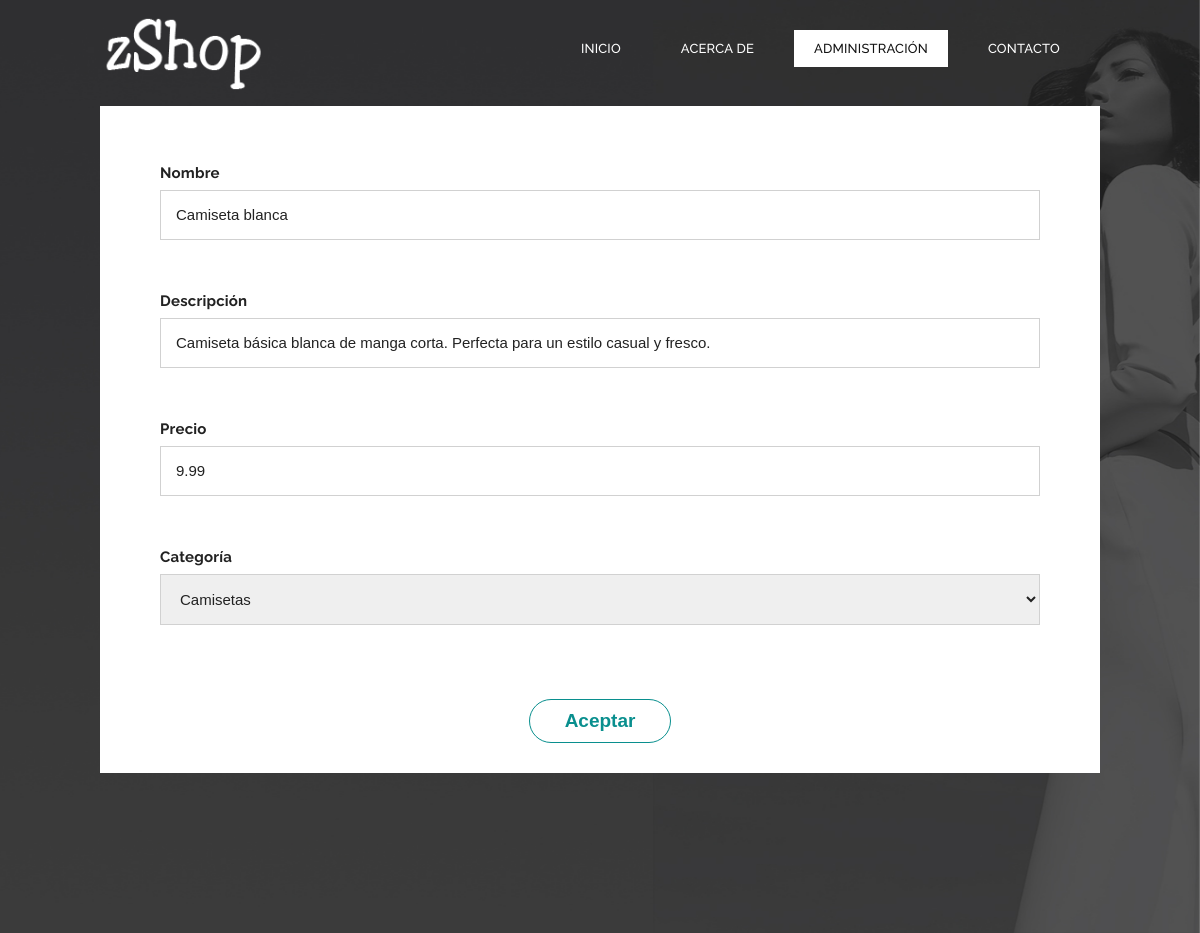
Screenshot of /proyecto/mod_productos.php?id=1&idcat=1 (signed in) with the database file from the repository.
### tables this page shows
CREATE TABLE IF NOT EXISTS `productos` (
  `id` int NOT NULL AUTO_INCREMENT,
  `idcat` int NOT NULL,
  `nombre` varchar(200) NOT NULL,
  `detalle` text NOT NULL,
  `precio` float NOT NULL,
  `fecalta` date NOT NULL,
  PRIMARY KEY (`id`),
  KEY `idcat` (`idcat`)
);

### proyecto/mod_productos.php (the view, shortened to what this page needs)
<?php
include 'config.php';
if (isset($_GET['id']) && isset($_GET['idcat'])){
    $id=filter_input(INPUT_GET,'id',FILTER_VALIDATE_INT);
}
?>
<!DOCTYPE html>
<html lang="en">
<head>
  	<link rel="stylesheet" href="css/zerogrid.css">
	<link rel="stylesheet" href="css/style.css">
    <link href="font-awesome/css/font-awesome.min.css" rel="stylesheet" type="text/css">
	<link rel="stylesheet" href="css/menu.css">
    <link rel="stylesheet" href="owlcarousel/assets/owl.carousel.min.css">
</head>
<body class="sub-page">
	<div class="wrap-body">
		<header class="main-header">
			<div class="zerogrid">
				<div class="row">
					<div class="col-1-3">
						<a class="site-branding" href="index.php">
							<img src="images/logo.png"/>
						</a>
					</div>
					<div class="col-2-3">
						<div id='cssmenu' class="align-right">
							<ul>
							   <li><a href='index.php'><span>INICIO</span></a></li>
							   <li><a href='single.html'><span>ACERCA DE</span></a></li>
							   <li class="active"><a href='login.php'><span>ADMINISTRACIÓN</span></a></li>
							   <li class='last'><a href='contact.php'><span>CONTACTO</span></a></li>
							</ul>
						</div>
					</div>
				</div>
			</div>
        </header>
	<section id="container" class="zerogrid">
		<div class="wrap-container">
			<div class="contact-form">
				<div id="contact_form">
                    <form method="post">
                        <?php
                            try {
                                $sql="SELECT * from productos where id= :x";
                                $stmt=$cone->prepare($sql);
                                if  ($stmt->execute([":x"=>$id])){
                                    while ($fila=$stmt->fetch()){
                                        $idcatproducto=$fila['idcat'];
                        ?>
                                        <label for="nombre">Nombre</label>
                                        <input type="text" name="nombre" value="<?=$fila['nombre']?>"/>
                                        <?=isset($errores['nombre']) ? $errores['nombre'] : ''?> <br>
                                        <label for="detalle">Descripción</label>
                                        <input type="text" name="detalle" value="<?=$fila['detalle']?>"/>
                                        <?=isset($errores['detalle']) ? $errores['detalle'] : ''?> <br>
                                        <label for="precio">Precio</label>
                                        <input type="text" name="precio" value="<?=$fila['precio']?>"/>
                                        <?=isset($errores['precio']) ? $errores['precio'] : ''?> <br>
                        <?php
                                    }
                                }
                            } catch (PDOException $e){
                                die ("Error al conectar". $e->getMessage());
                            }
                        ?>
                                        <label for="">Categoría</label>
                                        <select name="categoria" id="categoria">
                        <?php
                            try {
                                $sql="SELECT * from categorias";
                                $stmt=$cone->prepare($sql);
                                if  ($stmt->execute()){
                                    while ($fila=$stmt->fetch()){
                                        $selected = ($idcatproducto == $fila['id']) ? "selected" : "";
                        ?>
                                        <option value="<?=$fila['id']?>" <?= $selected ?>><?=$fila['nombre']?></option>
                        <?php
                                    }
                                }
                            } catch (PDOException $e){
                                die("Error al mostrar datos");
                            } catch (Exception $e){
                                die("Error de acceso");
                            }
                        ?>
                                        </select>
                                        <?=isset($errores['categoria']) ? $errores['categoria'] : ''?> <br>
                                        <div class="t-center">
                                            <input type="submit" class="button button-skin" name="aceptar" value="Aceptar">
                                        </div>
                    </form>
				</div>
			</div>
		</div>
	</section>
	<footer>
		<div class="zerogrid">
			<div class="bottom-footer"></div>
            <div class="bottom-footer"></div>
		</div>
	</footer>
    </div>
</body>
</html>

### proyecto/css/zerogrid.css (style rules this page uses)
.zerogrid { width: 1000px; position: relative; margin: 0 auto; padding: 0px; }
.zerogrid:after { content: "\0020"; display: block; height: 0; clear: both; visibility: hidden; }
.zerogrid .row:before,.row:after { content: '\0020'; display: block; overflow: hidden; visibility: hidden; width: 0; height: 0; }
.zerogrid .row:after { clear: both; }
.zerogrid .row { zoom: 1; }
.zerogrid .col-1-2, .zerogrid .col-1-3, .zerogrid .col-2-3, .zerogrid .col-1-4, .zerogrid .col-2-4, .zerogrid .col-3-4, .zerogrid .col-1-5, .zerogrid .col-2-5, .zerogrid .col-3-5, .zerogrid .col-4-5, .zerogrid .col-1-6, .zerogrid .col-2-6, .zerogrid .col-3-6, .zerogrid .col-4-6, .zerogrid .col-5-6 { float:left; display: inline-block; }
.zerogrid .col-1-3,.zerogrid .col-1-3-fixed { width:33.33%; }
.zerogrid .col-2-3,.zerogrid .col-2-3-fixed { width:66.66%; }

### proyecto/css/style.css (style rules this page uses)
a,abbr,acronym,address,applet,article,aside,audio,b,blockquote,big,body,center,canvas,caption,cite,code,command,datalist,dd,del,details,dfn,dl,div,dt,em,embed,fieldset,figcaption,figure,font,footer,form,h1,h2,h3,h4,h5,h6,header,hgroup,html,i,iframe,img,ins,kbd,keygen,label,legend,li,meter,nav,object,ol,output,p,pre,progress,q,s,samp,section,small,span,source,strike,strong,sub,sup,u,ul,var { background:transparent;border:0 none;font-size:100%;margin:0;padding:0;border:0;outline:0;vertical-align:top; }
ol, ul { list-style:none; }
img { vertical-align:top; }
article, aside, audio, canvas, command, datalist, details, embed, figcaption, figure, footer, header, hgroup, keygen, meter, nav, output, progress, section, source, video { display:block; }
input, textarea { border:0; padding:0; margin:0; outline: 0; }
input, textarea, select { margin:0; padding:0px; }
* { -webkit-box-sizing: border-box; -moz-box-sizing: border-box; box-sizing: border-box; }
html { -webkit-text-size-adjust: none; }
img { max-width:100%; height: auto;width: auto\9; }
a { color: #888;text-decoration: none;-webkit-transition: all .2s ease-in-out;-moz-transition: all .2s ease-in-out;transition: all .2s ease-in-out; }
label { cursor:pointer;margin:5px 0;display:block;font-weight:bold; }
input { display:block;width:100%;color:#222;border:1px solid #d1d1d1;padding:15px;margin: 5px 0 20px 0;font-size: 15px; }
input:not([type]), input[type="color"], input[type="email"], input[type="number"], input[type="password"], input[type="tel"], input[type="url"], input[type="text"], input[type="search"], textarea, .form-control, select { border-radius: 0 0 0 0; box-shadow: none; display: block; font-weight: normal; line-height: 1.2; outline: medium none; transition: border-color 0.2s ease-in-out 0s, color 0.2s ease-in-out 0s; width: 100%; }
.t-center { text-align: center !important; }
.post:after, .post:before, article:after, article:before, section:after, section:before { clear: both; content: '\0020'; display: block; visibility: hidden; width: 0; height: 0; }
html, body { width:100%; padding:0; margin:0; }
body { font: 14px/25px Arial, Helvetica, sans-serif;font-family: 'Raleway', sans-serif;background: #fff;color: #666;font-size: 15px;line-height: 1.6em;letter-spacing: .2px; }
body .wrap-body { background-image: url(../images/bg3.jpg);background-position: center center;background-repeat: no-repeat;background-attachment: fixed;background-size: cover;color:#fff;position: relative; }
header { padding: 15px 0px; }
a.site-branding { text-align: center;color: #888;height: auto;padding: 0;display: inline-block; }
a.site-branding img { max-width: 170px; }
#container .wrap-container { background: #fff; }
.single-post .wrap-post, .comments-are, .contact-form { padding:30px; position: relative;; }
footer { font-size: 13px;color: #ddd; }
footer .bottom-footer { text-align: center;padding: 40px 0;color: #fff; }
#contact_form, #comment { padding:20px 30px 0;color: #222; }
.contact-form { margin-top: 0; }
.button { cursor: pointer;font-size: 13px;border:1px solid #ffffff;display: inline-block;text-decoration: none;color: #fff;padding: 10px 15px;-webkit-transition: all .35s;-moz-transition: all .35s;transition: all .35s; }
.button-skin { background-color: #fff;color: #098F8E;border: 1px solid #098F8E;font-weight: bold;width: auto;padding: 10px 35px;border-radius: 30px;font-size: 19px;margin: 30px 0 0; }

### proyecto/mod_productos.php (style rules this page uses)
select { display:block;width:100%;color:#222;border:1px solid #d1d1d1;padding:15px;margin: 5px 0 20px 0;font-size: 15px; }

### rows the page displays
productos: nombre "Camiseta blanca", detalle "Camiseta básica blanca de manga corta. Perfecta para un estilo casual y fresco.", precio "9.99"

### other values shown
form field categoria "Camisetas"
